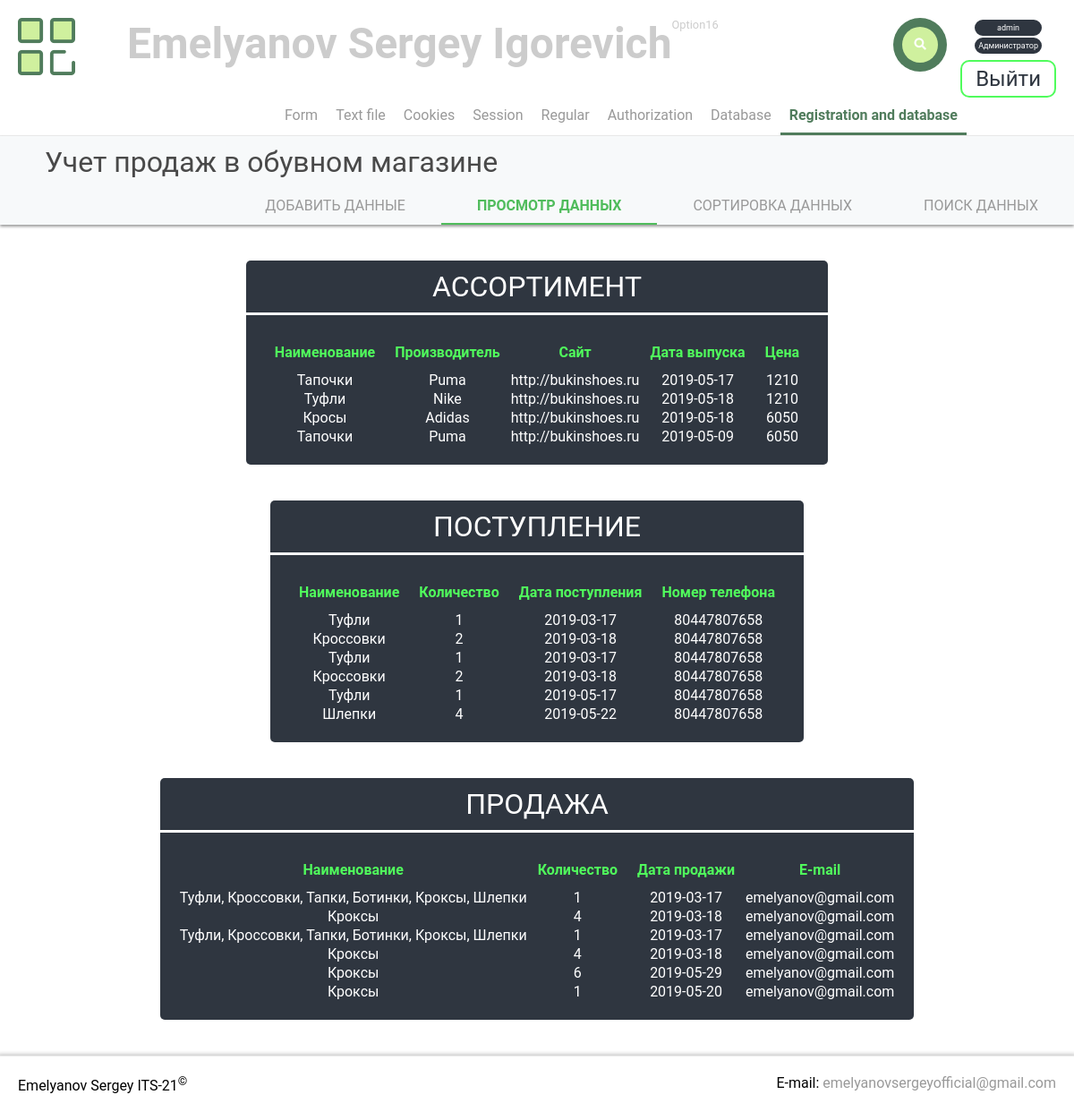
Page /lab8/view.php (signed in) on the committed database.
### tables this page shows
CREATE TABLE IF NOT EXISTS `rang` (
  `id` int(11) unsigned NOT NULL AUTO_INCREMENT,
  `name1` varchar(255) DEFAULT NULL,
  `manufacturer1` varchar(255) DEFAULT NULL,
  `site1` varchar(255) DEFAULT NULL,
  `date1` date DEFAULT NULL,
  `price1` int(11) unsigned DEFAULT NULL,
  PRIMARY KEY (`id`)
);

CREATE TABLE IF NOT EXISTS `receipt` (
  `id` int(11) unsigned NOT NULL AUTO_INCREMENT,
  `name2` varchar(255) DEFAULT NULL,
  `number2` int(11) unsigned DEFAULT NULL,
  `date2` date DEFAULT NULL,
  `tel2` varchar(255) DEFAULT NULL,
  PRIMARY KEY (`id`)
);

CREATE TABLE IF NOT EXISTS `sale` (
  `id` int(11) unsigned NOT NULL AUTO_INCREMENT,
  `shoes` varchar(255) DEFAULT NULL,
  `number` int(11) unsigned DEFAULT NULL,
  `date3` date DEFAULT NULL,
  `email3` varchar(255) DEFAULT NULL,
  PRIMARY KEY (`id`)
);

### lab8/view.php (the view, shortened to what this page needs)
<?php
function get_user($id)
{
    $host = 'localhost';
    $user = 'root';
    $password = 'usbw';
    $db_name = 'test';
    $link = mysqli_connect($host, $user, $password, $db_name);
    mysqli_query($link, "SET NAMES 'utf8' COLLATE 'utf8_general_ci'");
    mysqli_query($link, "SET CHARACTER SET 'utf8'");
    mysqli_set_charset($link, 'utf8');
    $result = mysqli_query($link, "SELECT * FROM users WHERE id=$id") or die(mysqli_error($link));
    $row = mysqli_fetch_row($result);
    return $row;
}
?>
<!DOCTYPE HTML>
<html lang="en">
<head>
    <link rel="stylesheet" href="../styles/main.css">
    <link rel="stylesheet" href="../styles/style.css">
    <link rel="stylesheet" href="../styles/lab1.css">
    <link rel="stylesheet" href="../styles/lab2.css">
    <link rel="stylesheet" href="../styles/lab3.css">
    <link rel="stylesheet" href="../styles/lab6.css">
    <link rel="stylesheet" href="../styles/lab7.css">
    <link rel="stylesheet" href="../styles/lab8.css">
    <link rel="stylesheet" href="https://use.fontawesome.com/releases/v5.7.2/css/all.css"
>
</head>
<body>
<header>
    <div class="divHeader">
        <a href="../index.php"><img class="menuImg" src="../images/greenBlockMenu.png" alt="menu img"></a>
        <div class="title">
            <span class="FIO">Emelyanov Sergey Igorevich</span>
            <span class="option">Option16</span>
        </div>
        <form id="searchBox" action="" method="get">
            <button id="searchBtn" type="submit" value="search"><i class="fas fa-search"></i></button>
        </form>
        <?php include('logButton.php'); ?>
    </div>
    <nav class="navHeader">
        <ul class="mainMenu">
            <li><a href="../lab1/form1.php">Form</a></li>
            <li><a href="../lab2/add.php">Text file</a></li>
            <li><a href="../lab3/cookies.php">Cookies</a></li>
            <li><a href="../lab4/shop.php">Session</a></li>
            <li><a href="../lab5/regular.html">Regular</a></li>
            <li><a href="../lab6/add.php">Authorization</a></li>
            <li><a href="../lab7/add.php">Database</a></li>
            <li class="active"><a href="add.php">Registration and database</a></li>
        </ul>
    </nav>
</header>
<nav class="subNav">
    <p>Учет продаж в обувном магазине</p>
    <ul class="subMenu">
        <li><a href="add.php">ДОБАВИТЬ ДАННЫЕ</a></li>
        <li class="active2"><a href="view.php">ПРОСМОТР ДАННЫХ</a></li>
        <li><a href="sorting.php">СОРТИРОВКА ДАННЫХ</a></li>
        <li><a href="search.php">ПОИСК ДАННЫХ</a></li>
    </ul>
</nav>
<main>
    <?php
    if (isset($_SESSION['auth']) and $_SESSION['auth']['success']) {
        $user = get_user($_SESSION['auth']['id']);
        if ($user[8] > time()) {
            date_default_timezone_set("UTC");
            try {
                $dd = (new DateTime())->setTimestamp($user[8]);
            } catch (Exception $e) {
            }
            try {
                $now = new DateTime();
            } catch (Exception $e) {
            }
            $dif = date_diff($now, $dd);
            $dif = $dif->d . ' д. ' . $dif->h . ' ч. ' . $dif->i . ' м. ' . $dif->s . ' с. ';
            echo '<p class="notFind">Вы забанены на ' . $dif . '</p>';
        } else {
            $host = 'localhost';
            $user = 'root';
            $password = 'usbw';
            $db_name = 'test';
            $link = mysqli_connect($host, $user, $password, $db_name);
            mysqli_query($link, "SET NAMES 'utf8' COLLATE 'utf8_general_ci'");
            mysqli_query($link, "SET CHARACTER SET 'utf8'");
            mysqli_set_charset($link, 'utf8');
            $table = 'rang';
            $result = mysqli_query($link, "SELECT * FROM " . $table . " WHERE id > 0")
            or die(mysqli_error($link));
            $table = "<table>";
            $table .= "<caption>АССОРТИМЕНТ</caption>";
            $table .= "<tr>";
            $table .= "<th>Наименование</th>";
            $table .= "<th>Производитель</th>";
            $table .= "<th>Сайт</th>";
            $table .= "<th>Дата выпуска</th>";
            $table .= "<th>Цена</th>";
            $table .= "</tr>";
            $rows = mysqli_num_rows($result);
            for ($i = 0; $i < $rows; ++$i) {
                $row = mysqli_fetch_row($result);
                $table .= "<tr>";
                for ($j = 1; $j < 6; ++$j) $table .= "<td>$row[$j]</td>";
                $table .= "</tr>";
            }
            $table .= "</table>";
            echo $table;
            $table = 'receipt';
            $result = mysqli_query($link, "SELECT * FROM " . $table . " WHERE id > 0")
            or die(mysqli_error($link));
            $table = "<table>";
            $table .= "<caption>ПОСТУПЛЕНИЕ</caption>";
            $table .= "<tr>";
            $table .= "<th>Наименование</th>";
            $table .= "<th>Количество</th>";
            $table .= "<th>Дата поступления</th>";
            $table .= "<th>Номер телефона</th>";
            $table .= "</tr>";
            $rows = mysqli_num_rows($result);
            for ($i = 0; $i < $rows; ++$i) {
                $row = mysqli_fetch_row($result);
                $table .= "<tr>";
                for ($j = 1; $j < 5; ++$j) $table .= "<td>$row[$j]</td>";
                $table .= "</tr>";
            }
            $table .= "</table>";
            echo $table;
            $table = 'sale';
            $result = mysqli_query($link, "SELECT * FROM " . $table . " WHERE id > 0")
            or die(mysqli_error($link));
            $table = "<table>";
            $table .= "<caption>ПРОДАЖА</caption>";
            $table .= "<tr>";
            $table .= "<th>Наименование</th>";
            $table .= "<th>Количество</th>";
            $table .= "<th>Дата продажи</th>";
            $table .= "<th>E-mail</th>";
            $table .= "</tr>";
            $rows = mysqli_num_rows($result);
            for ($i = 0; $i < $rows; ++$i) {
                $row = mysqli_fetch_row($result);
                $table .= "<tr>";
                for ($j = 1; $j < 5; ++$j) $table .= "<td>$row[$j]</td>";
                $table .= "</tr>";
            }
            $table .= "</table>";
            echo $table;
        }
    } else echo '<p class="notFind">Войдите на сайт для просмотра данных.</p>';
    ?>
</main>
<footer>
    <span>Emelyanov Sergey ITS-21<sup>&#169;</sup></span>
    <span>
            E-mail:
            <a href="mailto: emelyanovsergeyofficial@gmail.com" target="_blank" title="Emelyanov Sergey">
                emelyanovsergeyofficial@gmail.com
            </a>
        </span>
</footer>
</body>
</html>

### styles/main.css (style rules this page uses)
* { transition: 0.4s; }
* { margin: 0; padding: 0; }
html { font-family: 'Roboto', sans-serif; }
body { display: flex; flex-direction: column; }
html, body { height: 100%; }
header { display: flex; flex-direction: column; background-color: white; border-bottom: 1px solid #ececec; }
a { text-decoration: none; color: #999999; transition: 0.2s; }
.divHeader { display: flex; flex-direction: row; padding: 20px 20px 0 20px; }
.menuImg { width: 4em; height: 4em; }
.title { margin: 0 5%; display: flex; flex-direction: row; color: #cccccc; }
.FIO { font-weight: bold; font-size: 3em; }
.option { font-size: 0.8em; }
#searchBox { margin-left: auto; background: #507c5c; height: 40px; border-radius: 40px; padding: 10px; border: 0 solid #ececec; }
#searchBtn { color: white; float: right; width: 40px; height: 40px; border-radius: 50%; background: #cff09e; display: flex; justify-content: center; align-items: center; border: none; outline: none; cursor: pointer; }
.mainMenu { list-style: none; padding: 0 10%; margin: 0; display: flex; flex-flow: row; justify-content: right; }
.mainMenu li { padding: 10px 5px 10px 5px; }
.mainMenu li a { padding: inherit; }
li.active { border-bottom: 3px solid #507c5c; }
li.active a { color: #507c5c; font-weight: bold; }
.subNav { display: flex; flex-direction: column; background-color: #f7f9fa; box-shadow: 0 2px 3px 0 #999; }
.subMenu { list-style: none; margin: 0; padding: 0; display: flex; flex-flow: row; justify-content: right; }
.subNav li { padding: 10px 20px 10px 20px; }
.subNav li a { padding: inherit; }
li.active2 { border-bottom: 2px solid #50bc5c; }
li.active2 a { color: #50bc5c; font-weight: bold; }
.subNav p { margin: 10px 50px; color: #494949; font-size: 2em; }
main { display: flex; flex-direction: column; justify-content: center; align-items: center; padding: 20px; flex: 1 0 auto; }
footer { padding: 20px; border-top: 1px solid #ececec; box-shadow: 0 0 4px 2px #ccc; display: flex; flex-direction: row; justify-content: space-between; flex: 0 0 auto; }
.subNav { transition: none; position: fixed; width: 100%; z-index: 1000; }

### styles/lab1.css (style rules this page uses)
table { padding: 20px; margin: 20px; border-radius: 5px; background: #2f3640; color: white; text-align: center; cursor: pointer; }
th { padding: 10px 10px; color: #50fc5c; }

### styles/lab2.css (style rules this page uses)
table { border-radius: 0 0 5px 5px; }
caption { padding: 10px; color: white; font-size: 2em; background: #2f3640; border-radius: 5px 5px 0 0; border-bottom: 3px solid white; transition: 0.4s; }

### rows in the picture
rang: name1 "Тапочки", manufacturer1 "Puma", site1 "http://bukinshoes.ru", date1 "2019-05-17", price1 "1210"
rang: name1 "Туфли", manufacturer1 "Nike", site1 "http://bukinshoes.ru", date1 "2019-05-18", price1 "1210"
rang: name1 "Кросы", manufacturer1 "Adidas", site1 "http://bukinshoes.ru", date1 "2019-05-18", price1 "6050"
rang: name1 "Тапочки", manufacturer1 "Puma", site1 "http://bukinshoes.ru", date1 "2019-05-09", price1 "6050"
receipt: name2 "Туфли", number2 "1", date2 "2019-03-17", tel2 "80447807658"
receipt: name2 "Кроссовки", number2 "2", date2 "2019-03-18", tel2 "80447807658"
receipt: name2 "Туфли", number2 "1", date2 "2019-03-17", tel2 "80447807658"
receipt: name2 "Кроссовки", number2 "2", date2 "2019-03-18", tel2 "80447807658"
receipt: name2 "Туфли", number2 "1", date2 "2019-05-17", tel2 "80447807658"
receipt: name2 "Шлепки", number2 "4", date2 "2019-05-22", tel2 "80447807658"
sale: shoes "Туфли, Кроссовки, Тапки, Ботинки, Кроксы, Шлепки", number "1", date3 "2019-03-17", email3 "emelyanov@gmail.com"
sale: shoes "Кроксы", number "4", date3 "2019-03-18", email3 "emelyanov@gmail.com"
sale: shoes "Туфли, Кроссовки, Тапки, Ботинки, Кроксы, Шлепки", number "1", date3 "2019-03-17", email3 "emelyanov@gmail.com"
sale: shoes "Кроксы", number "4", date3 "2019-03-18", email3 "emelyanov@gmail.com"
sale: shoes "Кроксы", number "6", date3 "2019-05-29", email3 "emelyanov@gmail.com"
sale: shoes "Кроксы", number "1", date3 "2019-05-20", email3 "emelyanov@gmail.com"

### other values in the picture
$_SESSION["auth"]["login"] "admin"
$str "Администратор"
